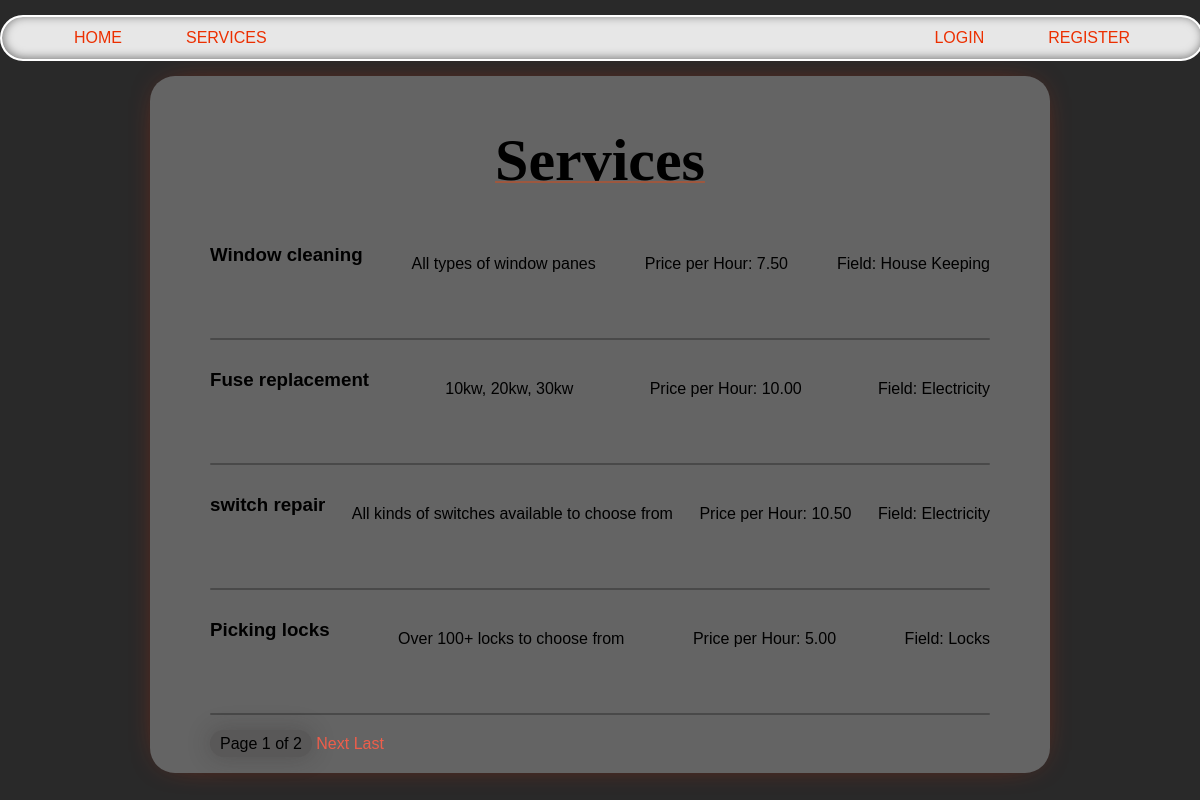
Page /services/ on the committed database.
### services/models.py (models this page shows, shortened)
class Service(models.Model):
    company = models.ForeignKey(Company, on_delete=models.CASCADE)
    name = models.CharField(max_length=40)
    description = models.TextField()
    price_hour = models.DecimalField(decimal_places=2, max_digits=100)
    rating = models.IntegerField(validators=[MinValueValidator(
        0), MaxValueValidator(5)], default=0)
    choices = (
        ('Air Conditioner', 'Air Conditioner'),
        ('Carpentry', 'Carpentry'),
        ('Electricity', 'Electricity'),
        ('Gardening', 'Gardening'),
        ('Home Machines', 'Home Machines'),
        ('House Keeping', 'House Keeping'),
        ('Interior Design', 'Interior Design'),
        ('Locks', 'Locks'),
        ('Painting', 'Painting'),
        ('Plumbing', 'Plumbing'),
        ('Water Heaters', 'Water Heaters'),
    )
    field = models.CharField(max_length=30, blank=False,
                             null=False, choices=choices)
    date = models.DateTimeField(auto_now=True, null=False)

### services/views.py (the view)
# urls.py: path('', v.service_list, name='services_list'),
def service_list(request):
    services = Service.objects.all().order_by("-date")
    paginator = Paginator(services, 4)  # Show 5 services per page
    page_number = request.GET.get("page")
    page_obj = paginator.get_page(page_number)
    return render(request, 'services/list.html', {'page_obj': page_obj})

### services/templates/services/list.html (shortened to what this page needs)
{% extends 'main/base.html' %}
{% block content %}
    <p class="title">Services</p>
    <div class="services_list">
        {% if page_obj %}
            {% for service in page_obj %}
                <div style="display: flex; justify-content: space-between;">
                    <h3>{{ service.name }}</h3>
                    <p>{{ service.description }}</p>
                    <p>Price per Hour: {{ service.price_hour }}</p>
                    <p>Field: {{ service.field }}</p>
                </div>
                <div class="line"></div>
            {% endfor %}
        {% else %}
            <h2>No services available yet</h2>
        {% endif %}
    </div>
    <div class="pagination">
        <span>Page {{ page_obj.number }} of {{ page_obj.paginator.num_pages }}</span>
        {% if page_obj.has_next %}
            <a href="?page={{ page_obj.next_page_number }}">Next</a>
            <a href="?page={{ page_obj.paginator.num_pages }}">Last</a>
        {% endif %}
    </div>
{% endblock %}

### main/static/css/style.css (style rules this page uses)
body { background: #292929; font-family: 'Lexend Exa', sans-serif; padding: 0; margin: 0; }
a { color: #ee5e4b; text-decoration: none; }
.content p { text-align: center; margin: 30px 0px; white-space: pre-line; }
.title { text-align: center; font-family: 'Times New Roman', Times, serif; font-size: 60px; font-weight: bold; text-decoration: 2px underline; text-decoration-color: rgba(255, 68, 0, 0.37); }
.services_list { padding: 0; margin-bottom: 20px; }
.line { width: 100%; margin: 0 auto; height: 2px; background-color: #00000044; border-radius: 20px; margin-bottom: 10px; margin-top: 35px; }
span { background-color: #3834343d; border-radius: 30px; box-shadow: 0px 0px 23px 1px #2423213d; padding: 5px 10px; margin: 5px 0px; }

### rows in the picture
Service: name "Window cleaning", description "All types of window panes", price_hour "7.50", field "House Keeping"
Service: name "Fuse replacement", description "10kw, 20kw, 30kw", price_hour "10.00", field "Electricity"
Service: name "switch repair", description "All kinds of switches available to choose from", price_hour "10.50", field "Electricity"
Service: name "Picking locks", description "Over 100+ locks to choose from", price_hour "5.00", field "Locks"

### other values in the picture
{{ page_obj.number }} "1"
{{ page_obj.paginator.num_pages }} "2"
